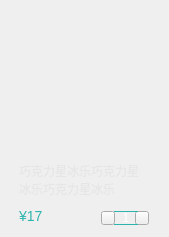
<?xml version="1.0" encoding="UTF-8"?>
<ui version="4.0">
 <class>orderGoodsItemWgt</class>
 <widget class="QWidget" name="orderGoodsItemWgt">
  <property name="geometry">
   <rect>
    <x>0</x>
    <y>0</y>
    <width>169</width>
    <height>237</height>
   </rect>
  </property>
  <property name="minimumSize">
   <size>
    <width>169</width>
    <height>237</height>
   </size>
  </property>
  <property name="maximumSize">
   <size>
    <width>169</width>
    <height>237</height>
   </size>
  </property>
  <property name="windowTitle">
   <string>orderGoodsItemWgt</string>
  </property>
  <property name="styleSheet">
   <string notr="true"/>
  </property>
  <layout class="QGridLayout" name="gridLayout">
   <property name="leftMargin">
    <number>0</number>
   </property>
   <property name="topMargin">
    <number>0</number>
   </property>
   <property name="rightMargin">
    <number>0</number>
   </property>
   <property name="bottomMargin">
    <number>0</number>
   </property>
   <property name="spacing">
    <number>0</number>
   </property>
   <item row="0" column="0">
    <widget class="QWidget" name="widget" native="true">
     <property name="styleSheet">
      <string notr="true">#widget{
border-image: url(:/masterDesktop/Resources/goodsItem.png);
}
#lbl_icon{
border-image: url(:/masterDesktop/Resources/order_commodity_bg.png);
}
#lbl_name{
font-family:&quot;微软雅黑&quot;;
font-size:12px;
color:#E6E6E6;
}
#lbl_price{
font-family:&quot;微软雅黑&quot;;
font-size:14px;
color:#2EB4AF;
}
#btn_reduce{
border-image: url(:/masterDesktop/Resources/order_minus.png);
}
#btn_add{
border-image: url(:/masterDesktop/Resources/order_add.png);
}
#btn_reduce:pressed,#btn_add:pressed{
margin:1px;
}
#lbl_num{
font-family:&quot;微软雅黑&quot;;
font-size:12px;
color:#FFFFFF;
border:1px solid #2EB3AF;
border-left:none;
border-right:none;
}</string>
     </property>
     <widget class="QLabel" name="lbl_icon">
      <property name="geometry">
       <rect>
        <x>19</x>
        <y>20</y>
        <width>130</width>
        <height>130</height>
       </rect>
      </property>
      <property name="minimumSize">
       <size>
        <width>130</width>
        <height>130</height>
       </size>
      </property>
      <property name="maximumSize">
       <size>
        <width>130</width>
        <height>130</height>
       </size>
      </property>
      <property name="text">
       <string/>
      </property>
     </widget>
     <widget class="QLabel" name="lbl_name">
      <property name="geometry">
       <rect>
        <x>19</x>
        <y>159</y>
        <width>130</width>
        <height>41</height>
       </rect>
      </property>
      <property name="minimumSize">
       <size>
        <width>130</width>
        <height>0</height>
       </size>
      </property>
      <property name="maximumSize">
       <size>
        <width>130</width>
        <height>16777215</height>
       </size>
      </property>
      <property name="text">
       <string>巧克力星冰乐巧克力星冰乐巧克力星冰乐</string>
      </property>
      <property name="alignment">
       <set>Qt::AlignLeading|Qt::AlignLeft|Qt::AlignVCenter</set>
      </property>
      <property name="wordWrap">
       <bool>true</bool>
      </property>
     </widget>
     <widget class="QLabel" name="lbl_price">
      <property name="geometry">
       <rect>
        <x>19</x>
        <y>206</y>
        <width>51</width>
        <height>20</height>
       </rect>
      </property>
      <property name="text">
       <string>¥17</string>
      </property>
     </widget>
     <widget class="QPushButton" name="btn_add">
      <property name="geometry">
       <rect>
        <x>135</x>
        <y>211</y>
        <width>14</width>
        <height>14</height>
       </rect>
      </property>
      <property name="minimumSize">
       <size>
        <width>14</width>
        <height>14</height>
       </size>
      </property>
      <property name="maximumSize">
       <size>
        <width>14</width>
        <height>14</height>
       </size>
      </property>
      <property name="text">
       <string/>
      </property>
     </widget>
     <widget class="QPushButton" name="btn_reduce">
      <property name="geometry">
       <rect>
        <x>101</x>
        <y>211</y>
        <width>14</width>
        <height>14</height>
       </rect>
      </property>
      <property name="minimumSize">
       <size>
        <width>14</width>
        <height>14</height>
       </size>
      </property>
      <property name="maximumSize">
       <size>
        <width>14</width>
        <height>14</height>
       </size>
      </property>
      <property name="text">
       <string/>
      </property>
     </widget>
     <widget class="QLabel" name="lbl_num">
      <property name="geometry">
       <rect>
        <x>114</x>
        <y>211</y>
        <width>24</width>
        <height>14</height>
       </rect>
      </property>
      <property name="minimumSize">
       <size>
        <width>24</width>
        <height>14</height>
       </size>
      </property>
      <property name="maximumSize">
       <size>
        <width>24</width>
        <height>14</height>
       </size>
      </property>
      <property name="text">
       <string>1</string>
      </property>
      <property name="alignment">
       <set>Qt::AlignCenter</set>
      </property>
     </widget>
    </widget>
   </item>
  </layout>
 </widget>
 <layoutdefault spacing="6" margin="11"/>
 <resources>
  <include location="masterDesktop.qrc"/>
 </resources>
 <connections/>
</ui>
